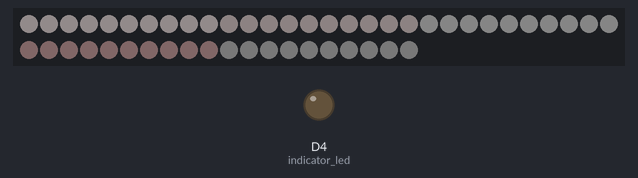
Recording of a sketch running on a simulated ESP8266 (NodeMCU). Parts: 50 RGB LEDs in strip order, left to right, continuing on the next row, output pins drawn as LEDs (lit = HIGH). Dim RGB values are drawn brighter than linear.

Above: at 4.56 s.
At 13.94 s:
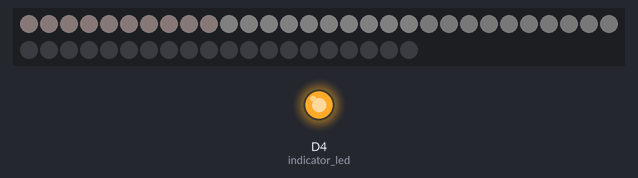
At 24.95 s:
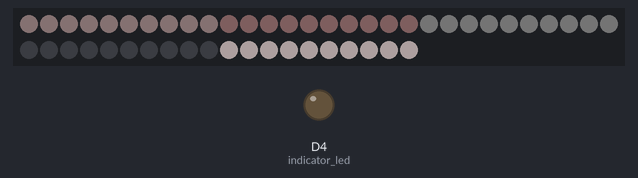
At 37.48 s:
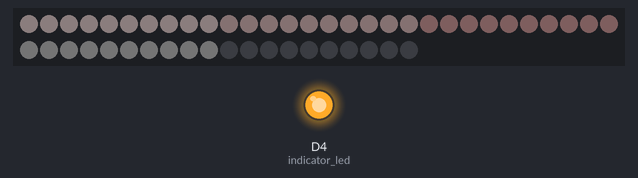
Timing chart, 0 to 40.0 s (numbered marks = the images above):
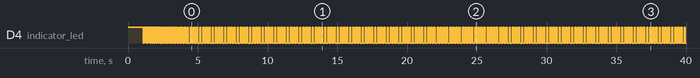

Measured:
- by itself, D4 (indicator_led): repeats every 0.12 s: LOW 0.02 s, HIGH 0.10 s

The sketch:

arduino-ledMultipleFade.ino
```cpp
#include "FastLED.h"
#define NUM_LEDS 50
CRGB rawleds[NUM_LEDS];
CRGBSet leds(rawleds, NUM_LEDS);
CRGBSet step1(leds(0,9));
CRGBSet step2(leds(10,19));
CRGBSet step3(leds(20,29));
CRGBSet step4(leds(30,39));
CRGBSet step5(leds(40,49));

struct CRGB * step_array[] ={step1,step2,step3,step4,step5};
#define PIN D5
#define COLOR_ORDER GRB
int fadeAmount = 5;  // Fade hoeveelheid
int brightness = 0;

int step_size = 10; // leds per tree
int steps_size = 5;  // aantal steps

void setup()
{
  pinMode(2, OUTPUT); // indicator led
  FastLED.addLeds<WS2812B, PIN, COLOR_ORDER>(leds, NUM_LEDS).setCorrection( TypicalLEDStrip );
  FastLED.setBrightness(50);
  FastLED.setMaxPowerInVoltsAndMilliamps(5,1500);
  set_max_power_indicator_LED(2);
}

void loop()
{
  loopIndicator(); // ledje op pcb knipper
    brightness = brightness + fadeAmount;
  for (int x=0; x<steps_size; x++){ // voor elke tree
    for (int i=0;i<step_size;i++){ // voor elke 10 leds op een tree
      int y = x * 25; // verdubbel treenummer * 25
      y = 0 - y; // 0 - bovenstaand
      y = y + brightness; // een minus getal + hudiige brightness
      if(y > 50){ // alleen laten zien bij 50+ brightness, (anders rare kleurtjes op lage brightness ;s)
      step_array[x][i] = CHSV(255,10,y); //x = tree i = led van die tree
      FastLED.show(); // show
      }
    }

  }
}


void loopIndicator(){
      digitalWrite(2,HIGH);
      delay(100);
      digitalWrite(2,LOW);
}
```
